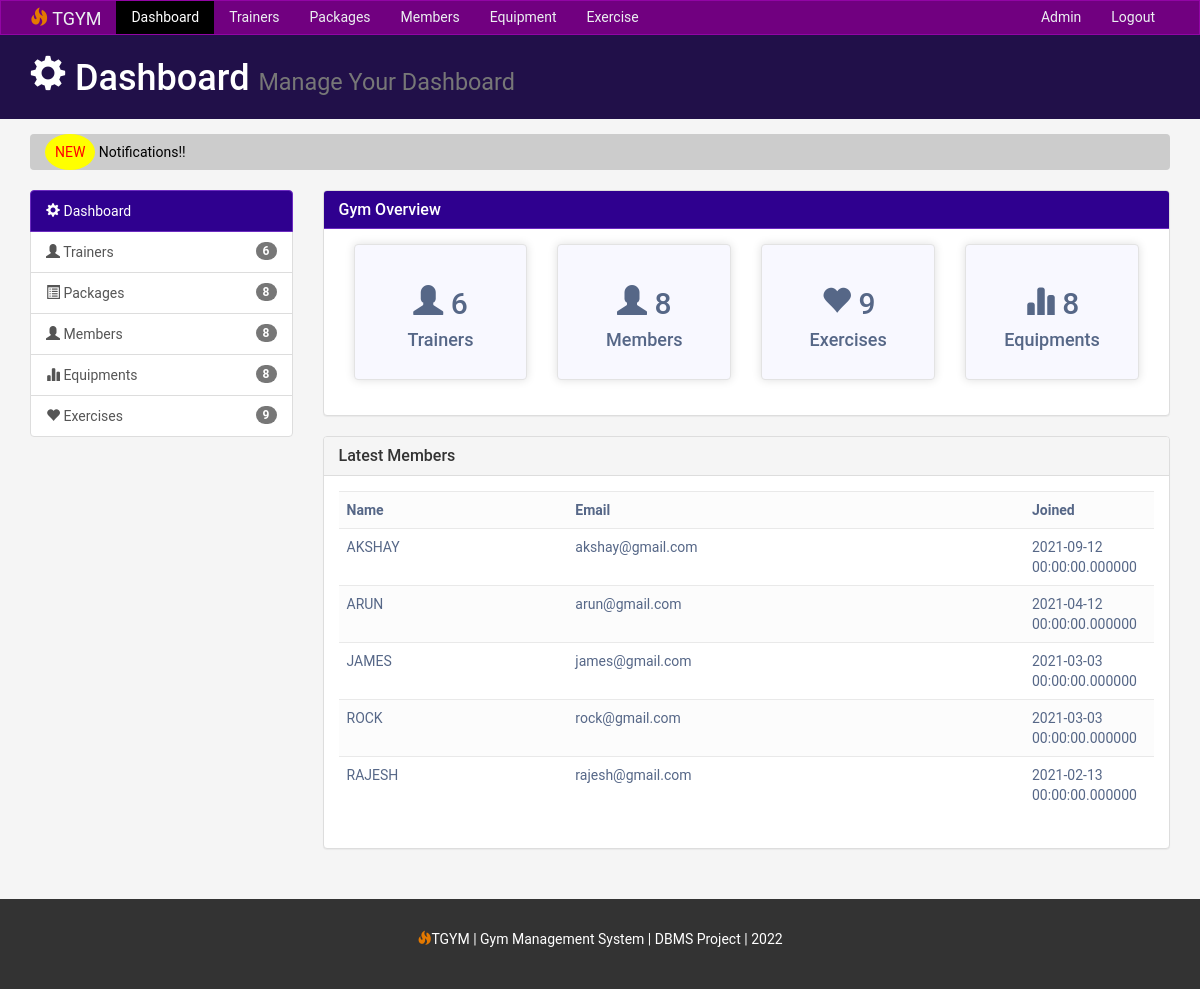
The app's page /dashboard (signed in) with its own data.
### app/models.py (models this page shows, shortened)
class MEMBERS(db.Model):
    M_ID = db.Column(db.Integer , primary_key = True)
    M_NAME = db.Column(db.String(15) , nullable = False)
    M_GENDER = db.Column(db.CHAR)
    M_DOB = db.Column(db.Date , nullable = False)
    M_WEIGHT = db.Column(db.Float)
    M_HEIGHT = db.Column(db.Float)
    M_EMAIL = db.Column(db.String(20) , nullable = False , unique = True)
    M_MOB_NO = db.Column(db.String(14) , nullable = False , unique = True)
    M_JOINDATE = db.Column(db.Date , nullable = False)
    M_LOCATION = db.Column(db.String(15))
    M_GID =  db.Column(db.String(10), nullable = False , unique=True)
    TR_ID = db.Column(db.Integer ,  db.ForeignKey('TRAINERS.T_ID' , ondelete='SET NULL') )
    PK_ID = db.Column(db.Integer ,  db.ForeignKey('PACKAGE.P_ID' , ondelete='SET NULL') )
    using = db.relationship('EQUIPMENTS' , secondary = USES, backref = 'uses' , lazy = True)
    taking_up = db.relationship('EXERCISE' , secondary = TAKEUP , backref = 'takes_up' , lazy = True)

### app/main/views.py (the view)
@main.route('/dashboard')
@is_logged_in
def index():
    tcount = db.engine.execute(f"SELECT count('T_ID') from TRAINERS").scalar()
    mcount = db.engine.execute(f"SELECT count('M_ID') from MEMBERS").scalar()
    excount = db.engine.execute(f"SELECT count('E_ID') from EXERCISE").scalar()
    eqcount = db.engine.execute(f"SELECT count('EQ_ID') from EQUIPMENTS").scalar()
    pcount = db.engine.execute(f"SELECT count('P_ID') from PACKAGE").scalar()
    topMembers = db.session.execute('SELECT * FROM members order by M_JOINDATE DESC limit 5')
    top_members = [row for row in topMembers]
    context={
        'title' : "Dashboard" ,
        'icon' : "glyphicon-cog",
        'isactive' : "active" ,
        'tcount' : tcount ,
        'mcount' : mcount ,
        'excount' : excount ,
        'eqcount' : eqcount ,
        'pcount' : pcount ,
        'top_members' : top_members
    }
    return render_template('/Dashboard/index.html', **context)

### app/blueprints/auth.py (called while the page is built)
def is_logged_in(f):
    @wraps(f)
    def wrap(*args, **kwargs):
        if 'logged_in' in session:
            return f(*args, **kwargs)
        else:
            flash('Unauthorized, Please login', 'danger')
            return redirect(url_for('auth.login'))
    return wrap

### app/templates/Dashboard/index.html
{%extends "base.html" %}
{%block index %}
<div class="col-md-9">
  <div class="panel panel-default">
    <div class="panel-heading main-color-bg">
      <h3 class="panel-title">Gym Overview</h3>
    </div>
    <div class="panel-body">
      <div class="col-md-3">
        <div class="well dash-box">
          <h2><span class="glyphicon glyphicon-user" aria-hidden="true"></span> {{tcount}}</h2>
          <h4>Trainers</h4>
        </div>
      </div>
      <div class="col-md-3">
        <div class="well dash-box">
          <h2><span class="glyphicon glyphicon-user" aria-hidden="true"></span> {{mcount}}</h2>
          <h4>Members</h4>
        </div>
      </div>
      <div class="col-md-3">
        <div class="well dash-box">
          <h2><span class="glyphicon glyphicon-heart" aria-hidden="true"></span> {{excount}}</h2>
          <h4>Exercises</h4>
        </div>
      </div>
      <div class="col-md-3">
        <div class="well dash-box">
          <h2><span class="glyphicon glyphicon-stats" aria-hidden="true"></span> {{eqcount}}</h2>
          <h4>Equipments</h4>
        </div>
      </div>
    </div>
    </div>
    <div class="panel panel-default">
      <div class="panel-heading">
        <h3 class="panel-title">Latest Members</h3>
      </div>
      <div class="panel-body">
        <table class="table table-striped table-hover">
            <tr>
              <th>Name</th>
              <th>Email</th>
              <th>Joined</th>
            </tr>
            {%for mem in top_members%}
            <tr>
              <td>{{mem[1]}}</td>
              <td>{{mem[6]}}</td>
              <td>{{mem[8]}}</td>
            </tr>
            {%endfor%}
          </table>
      </div>
    </div>
</div>
{% endblock index %}

### app/static/css/style.css (style rules this page uses)
body { background:#f4f4f4; }
.main-color-bg { background-color: #2f008f !important; border-color: #6c2bc0 !important; color:#ffffff !important; }
.dash-box { text-align:center; }
.dash-box { transition: .3s ease-in-out; background: ghostwhite; box-shadow: 0px 0px 10px rgba(0, 0, 0, 0.13); }

### app/static/css/table.css (style rules this page uses)
body { color: #566787; background: #f5f5f5; font-family: 'Roboto', sans-serif; }
table.table tr th, table.table tr td { border-color: #e9e9e9; }
table.table-striped tbody tr:nth-of-type(odd) { background-color: #fcfcfc; }
table.table td:last-child { width: 130px; }

### records on screen
MEMBERS: M_NAME "AKSHAY", M_EMAIL "akshay@gmail.com", M_JOINDATE "2021-09-12 00:00:00.000000"
MEMBERS: M_NAME "ARUN", M_EMAIL "arun@gmail.com", M_JOINDATE "2021-04-12 00:00:00.000000"
MEMBERS: M_NAME "JAMES", M_EMAIL "james@gmail.com", M_JOINDATE "2021-03-03 00:00:00.000000"
MEMBERS: M_NAME "ROCK", M_EMAIL "rock@gmail.com", M_JOINDATE "2021-03-03 00:00:00.000000"
MEMBERS: M_NAME "RAJESH", M_EMAIL "rajesh@gmail.com", M_JOINDATE "2021-02-13 00:00:00.000000"

### other values on screen
{{ title }} "Dashboard"
{{ tcount }} "6"
{{ pcount }} "8"
{{ mcount }} "8"
{{ eqcount }} "8"
{{ excount }} "9"
